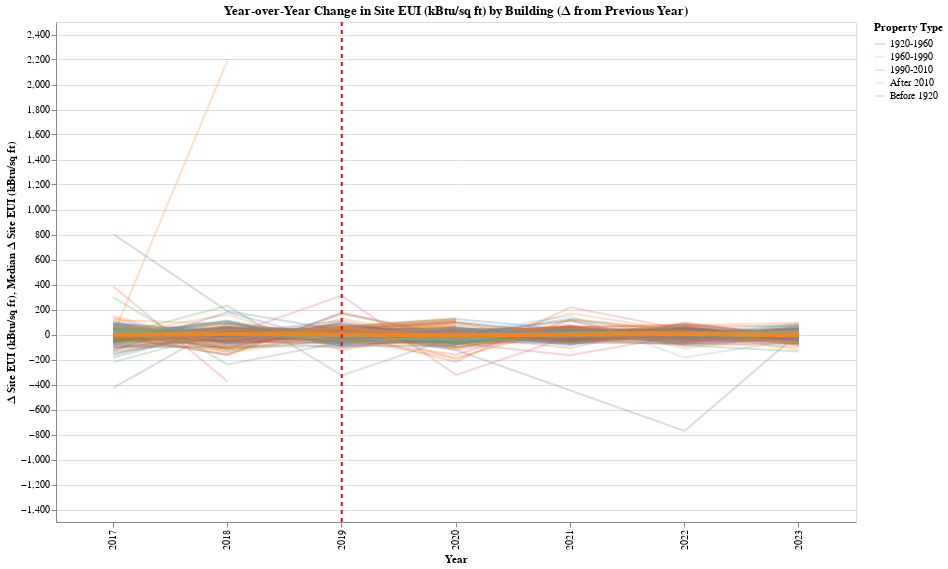

The code cell stored with this chart in its notebook:
### Code cell
chart = plot_delta_property_chart(
    df=energy_df,
    metric_col="Site EUI (kBtu/sq ft)",
    property_col="Decade Built",
    id_col="ID",
    year_col="Data Year",
    top_types=sorted(energy_df["Decade Built"].dropna().unique()),
    marker_year=2019,
    width=800,
    height=500,
)

chart

### Figure 1 — Vega-Lite specification as saved in the notebook (floating-point values rounded to 4 significant figures; data arrays with more than 128 entries replaced by an {"elided": "..."} marker saying what was removed)
{"config": {"view": {"continuousWidth": 300, "continuousHeight": 300}}, "layer": [{"mark": {"type": "line", "opacity": 0.25}, "encoding": {"color": {"field": "Decade Built", "title": "Property Type", "type": "nominal"}, "detail": {"field": "ID", "type": "nominal"}, "tooltip": [{"field": "ID", "type": "nominal"}, {"field": "Decade Built", "type": "nominal"}, {"field": "Data Year", "type": "quantitative"}, {"field": "Delta", "format": ".2f", "type": "quantitative"}], "x": {"field": "Data Year", "sort": "ascending", "title": "Year", "type": "ordinal"}, "y": {"field": "Delta", "title": "Δ Site EUI (kBtu/sq ft)", "type": "quantitative"}}, "name": "view_3", "transform": [{"filter": {"param": "param_3", "empty": true}}]}, {"mark": {"type": "line", "opacity": 1.0, "size": 4}, "encoding": {"color": {"field": "Decade Built", "scale": {"domain": ["1920-1960", "1960-1990", "1990-2010", "After 2010", "Before 1920"], "scheme": "tableau10"}, "title": "Property Type", "type": "nominal"}, "tooltip": [{"field": "Decade Built", "type": "nominal"}, {"field": "Data Year", "type": "quantitative"}, {"field": "median_delta", "format": ".2f", "title": "Median Δ Site EUI (kBtu/sq ft)", "type": "quantitative"}], "x": {"field": "Data Year", "sort": "ascending", "title": "Year", "type": "ordinal"}, "y": {"field": "median_delta", "title": "Median Δ Site EUI (kBtu/sq ft)", "type": "quantitative"}}, "transform": [{"filter": {"param": "param_3", "empty": true}}, {"aggregate": [{"op": "median", "field": "Delta", "as": "median_delta"}], "groupby": ["Decade Built", "Data Year"]}]}, {"data": {"name": "data-dc8e9d07163f5c9a3a199184f074ad34"}, "mark": {"type": "rule", "color": "red", "size": 2, "strokeDash": [4, 4]}, "encoding": {"x": {"field": "x", "type": "ordinal"}}}], "data": {"name": "data-48f89a3e6b39fbe7feada8ab650f978a"}, "height": 500, "params": [{"name": "param_3", "select": {"type": "point", "fields": ["Decade Built"]}, "bind": {"input": "select", "options": ["1920-1960", "1960-1990", "1990-2010", "After 2010", "Before 1920"], "name": "Property Type: "}, "views": ["view_3"]}, {"name": "param_4", "select": {"type": "interval", "encodings": ["x", "y"]}, "bind": "scales", "views": ["view_3"]}], "title": "Year-over-Year Change in Site EUI (kBtu/sq ft) by Building (Δ from Previous Year)", "width": 800, "$schema": "https://vega.github.io/schema/vega-lite/v5.20.1.json", "datasets": {"data-48f89a3e6b39fbe7feada8ab650f978a": {"elided": "11725 records"}, "data-dc8e9d07163f5c9a3a199184f074ad34": [{"x": 2019}]}}
